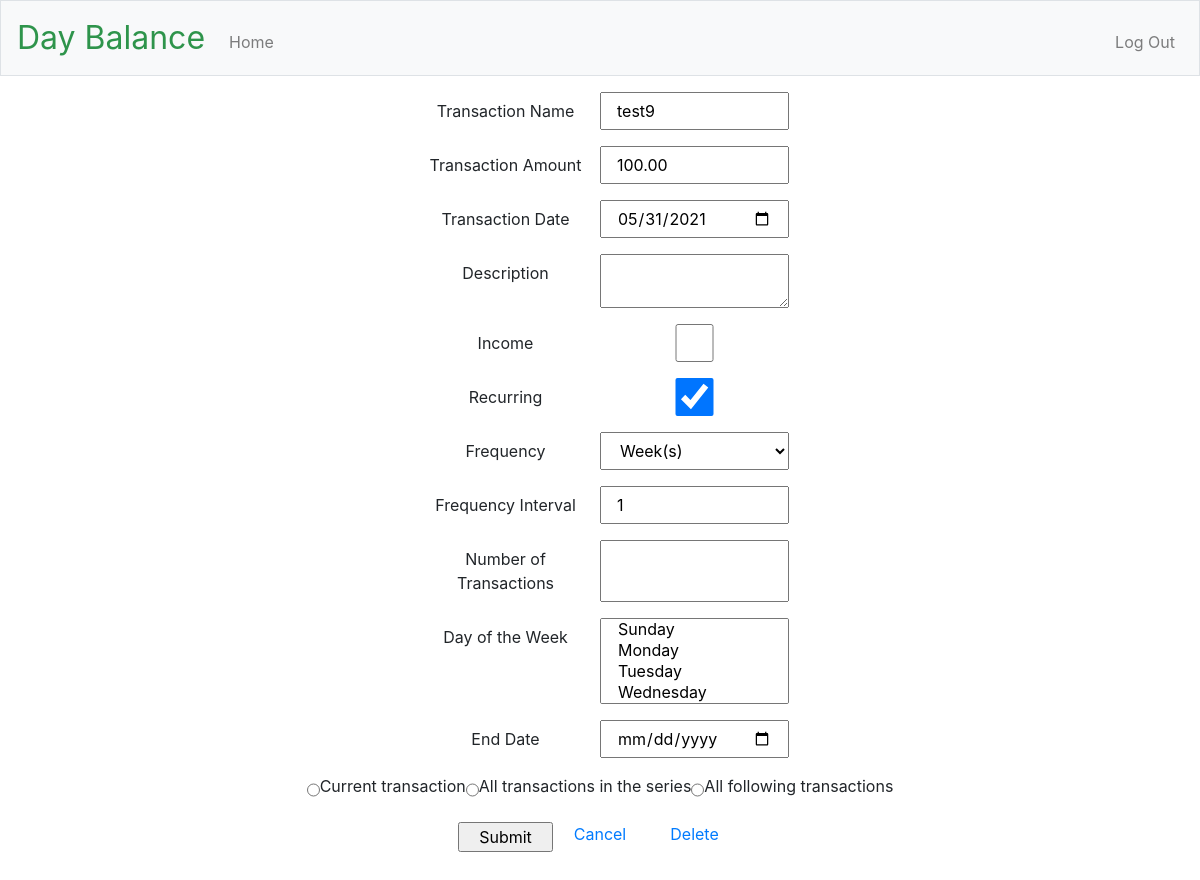
Page /edit/10/20210531 (signed in) on the committed database.
### app/models.py (models this page shows, shortened)
class Transaction(app.db.Model):
    id = app.db.Column(app.db.Integer, primary_key=True)
    title = app.db.Column(app.db.String(40), nullable=False)
    date = app.db.Column(app.db.Date, nullable=False)
    amount = app.db.Column(app.db.Integer, nullable=False)
    description = app.db.Column(app.db.String(200))
    income = app.db.Column(app.db.Boolean)
    is_recurring = app.db.Column(app.db.Boolean)
    freq = app.db.Column(app.db.String(8))  # DAILY, WEEKLY, MONTHLY, YEARLY
    interval = app.db.Column(app.db.Integer)
    mon = app.db.Column(app.db.Boolean)
    tue = app.db.Column(app.db.Boolean)
    wed = app.db.Column(app.db.Boolean)
    thu = app.db.Column(app.db.Boolean)
    fri = app.db.Column(app.db.Boolean)
    sat = app.db.Column(app.db.Boolean)
    sun = app.db.Column(app.db.Boolean)
    count = app.db.Column(app.db.Integer)  # number of occurrences
    until = app.db.Column(app.db.Date)     # recurrence end date
    rrule_string = app.db.Column(app.db.String(100))
    transaction_exceptions = app.db.relationship(
        'TransactionException',
        backref='transaction',
        lazy='dynamic',
    )
    user_id = app.db.Column(
        app.db.Integer,
        app.db.ForeignKey('user.id'),
        nullable=False,
    )
    day_names = ['MO', 'TU', 'WE', 'TH', 'FR', 'SA', 'SU']
    day_variables = [mon, tue, wed, thu, fri, sat, sun]
    freq_values = {
        'DAILY': rrule.DAILY,
        'WEEKLY': rrule.WEEKLY,
        'MONTHLY': rrule.MONTHLY,
        'YEARLY': rrule.YEARLY,
    }
    def return_amount(self):
        return (self.amount / 100)
    def return_byweekday(self):
        byweekday = []
        for i in range(len(self.day_variables)):
            if self.day_variables[i] is True:
                byweekday.append(self.day_names[i])
        return byweekday

### app/main/routes.py (the view)
@bp.route("/edit/<int:transaction_id>/<int:date_format>", methods=["GET", "POST"])
@login_required
def edit_transaction(transaction_id, date_format):
    form = TransactionForm(request.form)
    edited_transaction = Transaction.query.filter_by(id=transaction_id).one()
    current_date = datetime.strptime(str(date_format),'%Y%m%d').date()
    if request.method == 'POST' and form.validate():
        if form.is_recurring.data and form.change.data == 'current':
            if form.amount.data != edited_transaction.amount:
                added_transaction = Transaction(
                    title = form.title.data,
                    description = form.description.data,
                    income = form.income.data,
                    is_recurring = False,
                    freq = form.freq.data,
                    interval = form.interval.data,
                    count = form.count.data,
                    until = form.until.data,
                )
                added_transaction.set_amount(form.amount.data)
                added_transaction.set_recurring(form.byweekday.data)
            else:
                added_transaction = TransactionException(
                    delete = False,
                    transaction_id = edited_transaction.id,
                )
            added_transaction.date = form.date.data
            added_transaction.user_id = current_user.id
            db.session.add(added_transaction)
            removed_transaction = TransactionException(
                date = current_date,
                delete = True,
                transaction_id = edited_transaction.id,
                user_id = current_user.id,
            )
            db.session.add(removed_transaction)
        elif form.is_recurring.data and form.change.data == 'after':
            added_transaction = Transaction(
                user_id = current_user.id,
                title = form.title.data,
                date = form.date.data,
                description = form.description.data,
                income = form.income.data,
                is_recurring = form.is_recurring.data,
                freq = form.freq.data,
                interval = form.interval.data,
                count = form.count.data,
                until = form.until.data,
            )
            added_transaction.set_amount(form.amount.data)
            added_transaction.set_recurring(form.byweekday.data)
            db.session.add(added_transaction)
            edited_transaction.count = None
            edited_transaction.until = current_date - timedelta(days=1)
            edited_transaction.set_recurring(edited_transaction.return_byweekday())
        else:
            edited_transaction.count = form.count.data
            edited_transaction.until = form.until.data
            edited_transaction.title = form.title.data
            edited_transaction.date = form.date.data
            edited_transaction.description = form.description.data
            edited_transaction.income = form.income.data
            edited_transaction.is_recurring = form.is_recurring.data
            edited_transaction.freq = form.freq.data
            edited_transaction.interval = form.interval.data
            edited_transaction.set_amount(form.amount.data)
            if form.is_recurring.data:
                edited_transaction.set_recurring(form.byweekday.data)
        db.session.commit()
        flash("Your changes have been saved.")
        return redirect(url_for(
            "main.index",
            year=form.date.data.year,
            month=form.date.data.month,
        ))
    elif request.method == 'GET':
        form.title.data = edited_transaction.title
        form.date.data = current_date
        form.description.data= edited_transaction.description
        form.income.data = edited_transaction.income
        form.is_recurring.data = edited_transaction.is_recurring
        form.freq.data = edited_transaction.freq
        form.interval.data = edited_transaction.interval
        form.count.data = edited_transaction.count
        form.until.data = edited_transaction.until
        form.amount.data = edited_transaction.return_amount()
        if edited_transaction.is_recurring:
            form.byweekday.data = edited_transaction.return_byweekday()
    return render_template(
        "edit_transaction.html",
        title = "Edit Transaction",
        form = form,
        transaction_id = edited_transaction.id,
        date = current_date,
    )

### app/models.py (called while the page is built)
@app.login.user_loader
def load_user(id):
    return User.query.get(int(id))

### app/templates/edit_transaction.html (shortened to what this page needs)
{% extends "layout.html" %}
{% block main %}
{% set date_format = date.strftime('%Y%m%d') %}
    <form action="/edit/{{ transaction_id }}/{{ date_format }}" method="POST">
        <div class="form-group row justify-content-center">
            {{ form.title.label(class="col-sm-2 col-form-label") }}
            {{ form.title(class="col-sm-2") }}
        </div>
        <div class="form-group row justify-content-center">
            {{ form.amount.label(class="col-sm-2 col-form-label") }}
            {{ form.amount(class="col-sm-2") }}
        </div>
        <div class="form-group row justify-content-center">
            {{ form.date.label(class="col-sm-2 col-form-label") }}
            {{ form.date(class="col-sm-2") }}
        </div>
        <div class="form-group row justify-content-center">
            {{ form.description.label(class="col-sm-2 col-form-label") }}
            {{ form.description(class="col-sm-2") }}
        </div>
        <div class="form-group row justify-content-center">
            {{ form.income.label(class="col-sm-2 col-form-label") }}
            {{ form.income(class="col-sm-2") }}
        </div>
        <div class="form-group row justify-content-center">
            {{ form.is_recurring.label(class="col-sm-2 col-form-label") }}
            {{ form.is_recurring(class="col-sm-2") }}
        </div>
        <div class="form-group row justify-content-center">
            {{ form.freq.label(class="col-sm-2 col-form-label") }}
            {{ form.freq(class="col-sm-2") }}
        </div>
        <div class="form-group row justify-content-center">
            {{ form.interval.label(class="col-sm-2 col-form-label") }}
            {{ form.interval(class="col-sm-2") }}
        </div>
        <div class="form-group row justify-content-center">
            {{ form.count.label(class="col-sm-2 col-form-label") }}
            {{ form.count(class="col-sm-2") }}
        </div>
        <div class="form-group row justify-content-center">
            {{ form.byweekday.label(class="col-sm-2 col-form-label") }}
            {{ form.byweekday(class="col-sm-2") }}
        </div>
        <div class="form-group row justify-content-center">
            {{ form.until.label(class="col-sm-2 col-form-label") }}
            {{ form.until(class="col-sm-2") }}
        </div>
        <div class="form-group row justify-content-center">
            {% for subfield in form.change %}
                <tr>
                    <td>{{ subfield }}</td>
                    <td>{{ subfield.label }}</td>
                </tr>
            {% endfor %}
        </div>
        <div class="form-group row justify-content-center">
            {{ form.submit(class="col-1") }}
            <div class="col-1">
                <a href="{{ url_for('main.index', year = date.year, month = date.month) }}">Cancel</a>
            </div>
            <div class="col-1">
                <a href="{{ url_for('main.delete_transaction',transaction_id = transaction_id, date_format = date_format) }}">Delete</a>
            </div>
        </div>
    </form>
{% endblock %}

### rows in the picture
Transaction: title "test9", amount "100.00", date "05/31/2021", is_recurring "☑", freq "Week(s)", interval "1"

### other values in the picture
{{ subfield.label }} "Current transaction" "All transactions in the series" "All following transactions"
